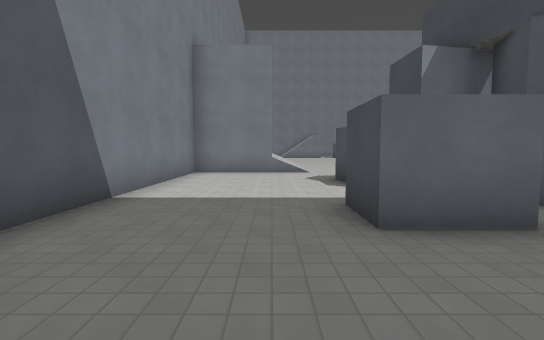
[1] (above)

22 first-person views from a walk through a 3-D level made in the Godot game engine. The camera is 1.5 m above the floor, tilts 4° down and sees 85° across. The floor is counted in squares, 2 m on a side. Each view is taken from the middle of a square. On the plan, view 1 faces up. The plan holds only what a view shows up to about 10 squares ahead; the rest is blank. Surface patterns are stand-ins for the level's own textures.

[2]
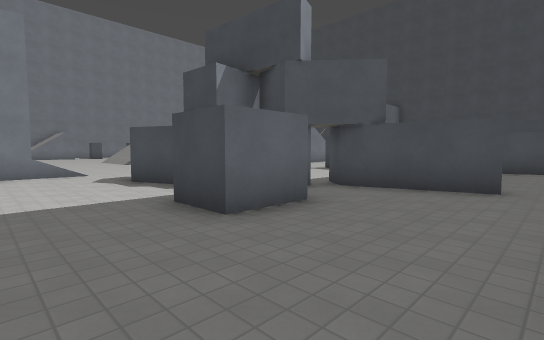

[3]
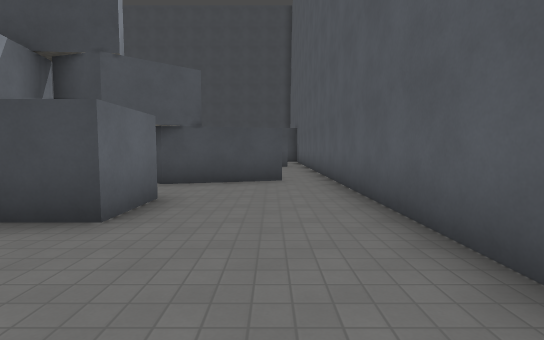

[4]
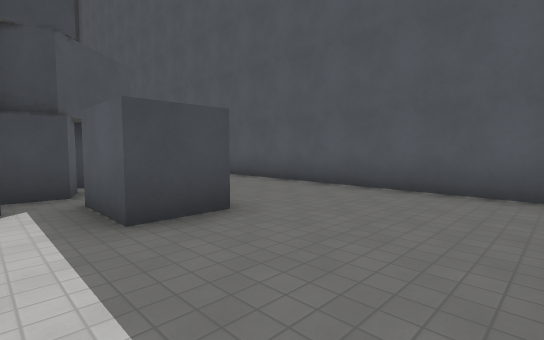

[5]
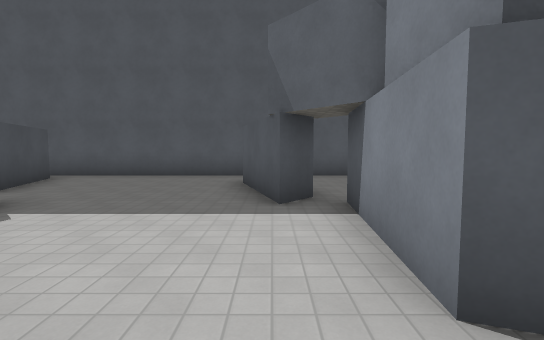

[6]
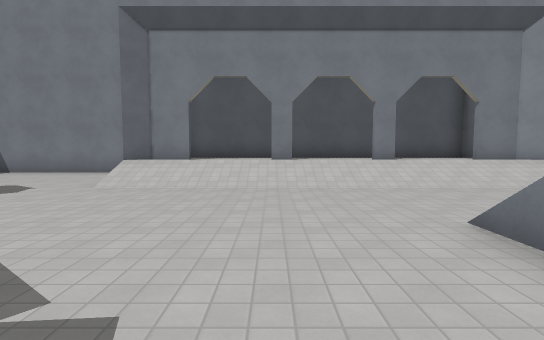

[7]
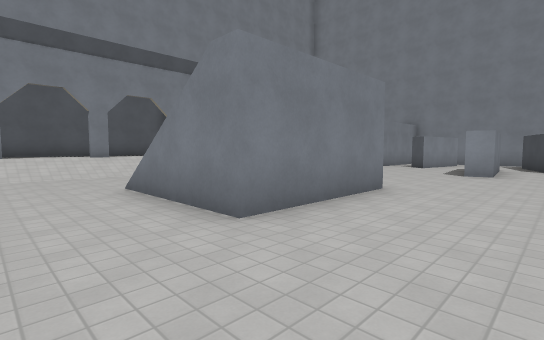

[8]
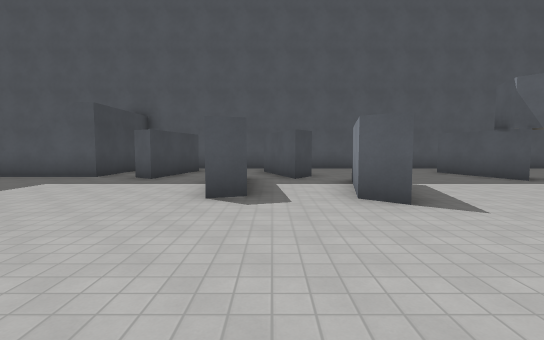

[9]
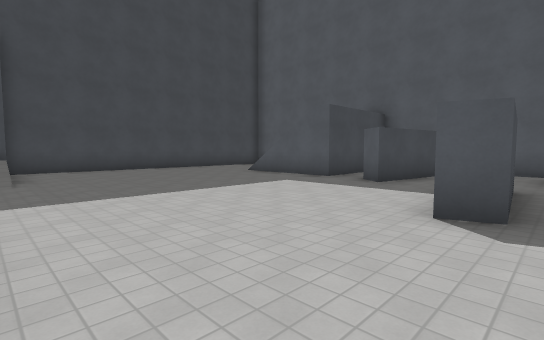

[10]
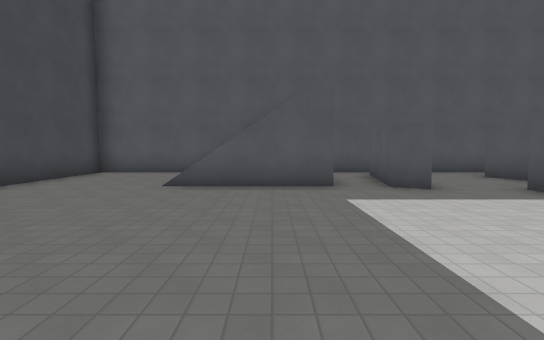

[11]
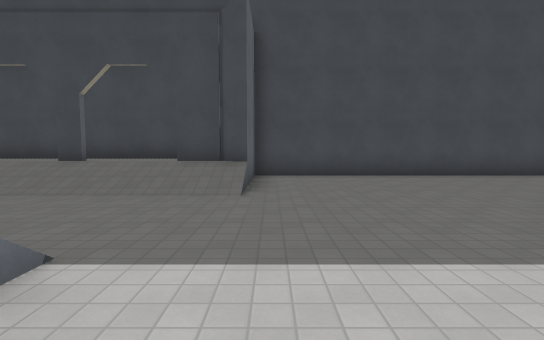

[12]
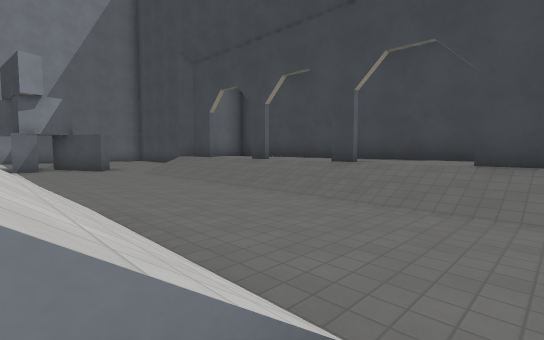

[13]
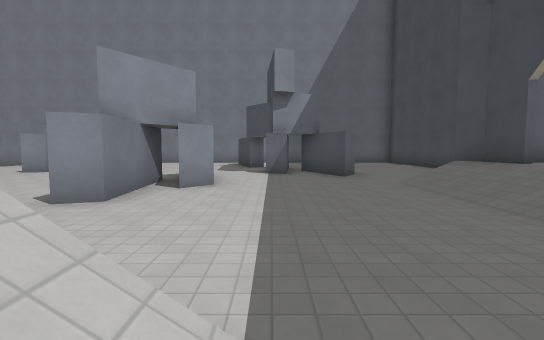

[14]
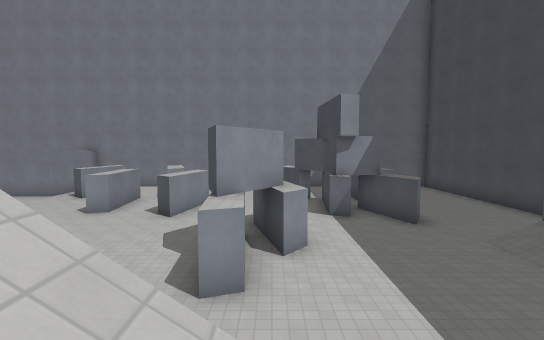

[15]
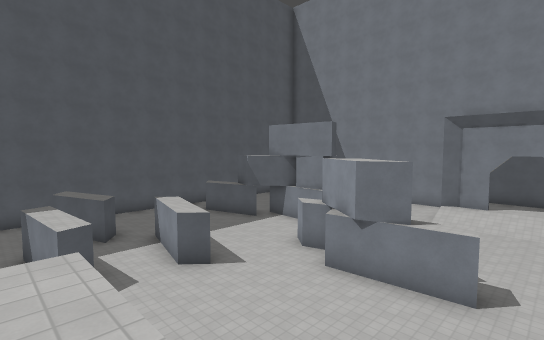

[16]
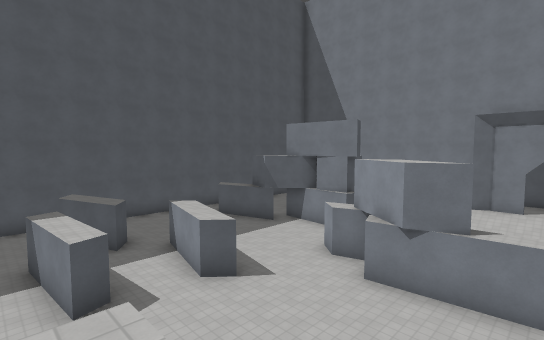

[17]
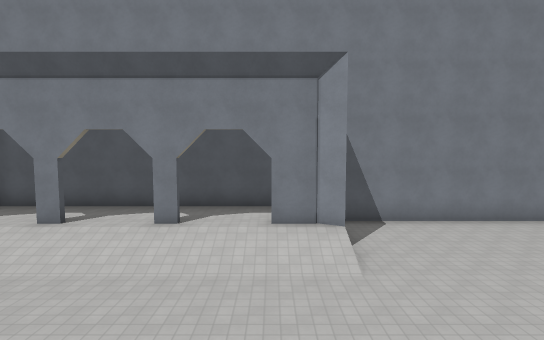

[18]
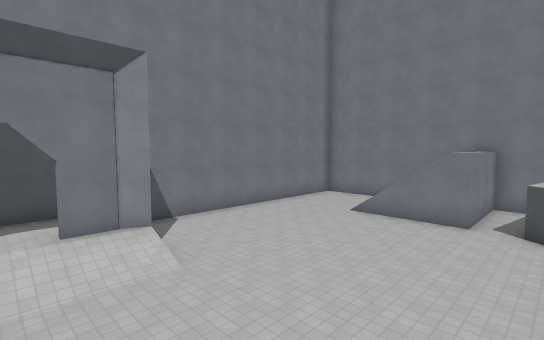

[19]
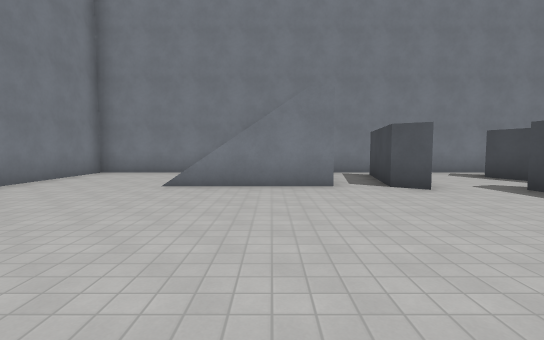

[20]
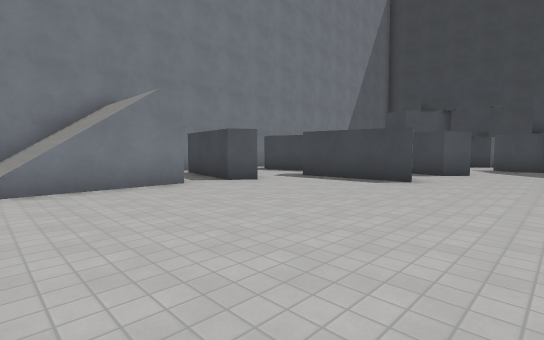

[21]
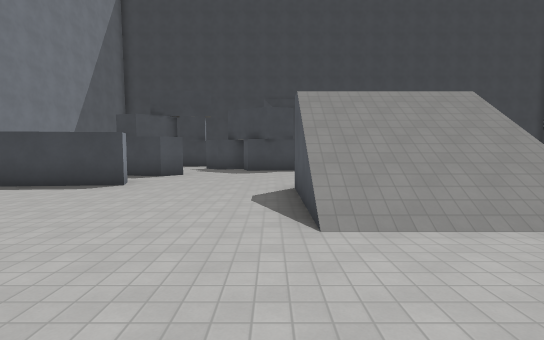

[22]
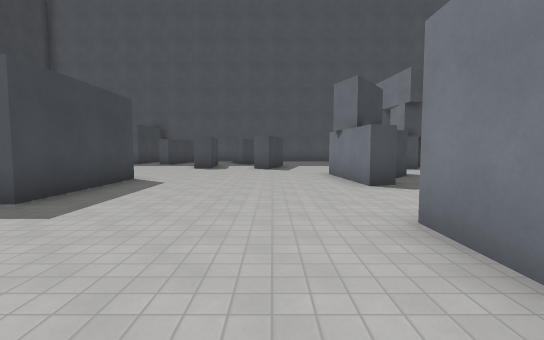

### Floor plan
Key: @ floor where view 1 was taken; # wall or solid block; x gap in a wall; . main floor; : floor 1 m higher than the main floor; + floor 4 m higher than the main floor; / step, stairs or slope.
Columns run from 3 left of view 1 to 23 right of it. Each row starts with its distance up from view 1.
 30 ##############
 29 #...///+.. ..
 28 #...///+.#..#
 27 #...///+.#..##
 26 #...///#.#...#
 25 #..........#.
 24 #..........#. #
 23 #..........#..#   .###....#
 22 #.............#......#....#
 21 #................#........
 20 #...............##......
 19 ####/...........##..../##
 18 #::#/..////.....#...../#
 17 #:://..////...........//: #
 16 #::#/..////.........../#::#
 15 #:://..///#...........//::#
 14 #:://...........////..//::#
 13 #::#/...........////../#::#
 12 #:://.........../ //..//::#
 11 #:://.....#...../ //..//::#
 10 ####/....##.........../####
  9 #...... .##...............#
  8 #.....  .#................#
  7 #....# .....#.............#
  6 #....###....#..#..........#
  5 #....x.#....#..#..........#
  4 #...##.##...#..#..........#
  3 #...##..#....##..#.+///...#
  2  .......#.....#..#.+  /...#
  1  .......#.....#..#.    ...#
  0  ..@...............    ...#
 -1  ##########################

Positions as (right, up) in squares from view 1, and headings:
1: (0, 0), facing up
2: (-1, 0), facing up-right
3: (-2, 1), facing right
4: (-2, 5), facing down-right
5: (5, 8), facing down
6: (7, 13), facing left
7: (10, 13), facing up-left
8: (11, 11), facing down
9: (11, 10), facing down-right
10: (17, 9), facing down
11: (14, 9), facing right
12: (15, 10), facing up-right
13: (16, 13), facing up
14: (14, 13), facing up
15: (13, 13), facing down-left
16: (13, 12), facing down-left
17: (6, 18), facing left
18: (6, 17), facing up-left
19: (3, 20), facing up
20: (1, 20), facing up-right
21: (1, 19), facing right
22: (9, 18), facing down
